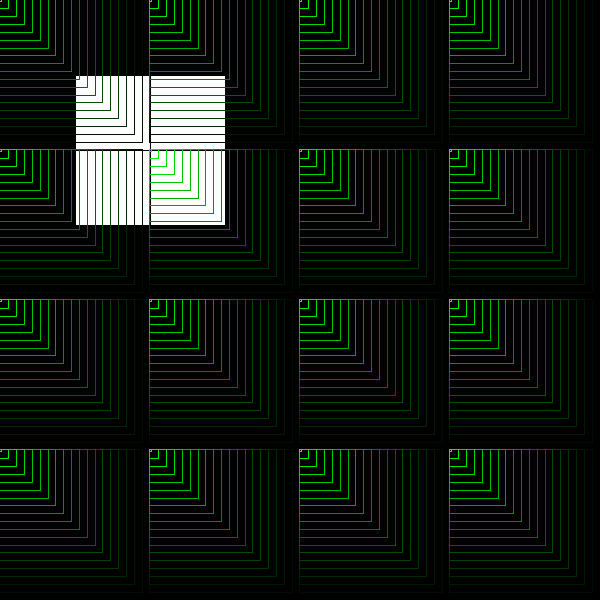
Frame 1 (no input)
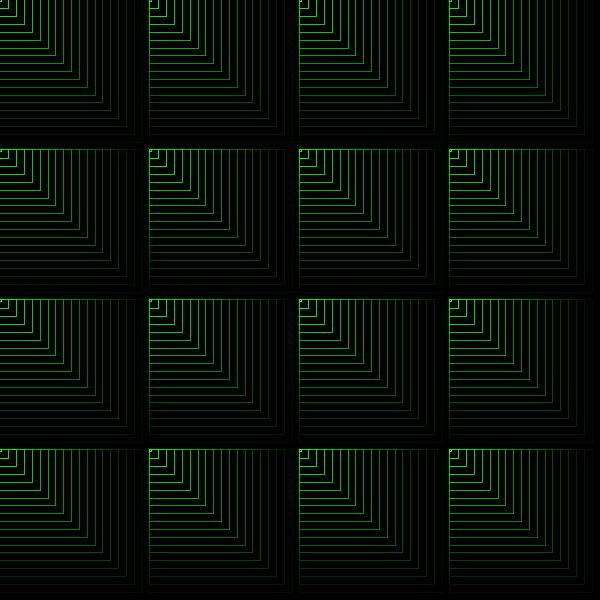
Frame 60 (the mouse pressed at the canvas centre just before this capture)
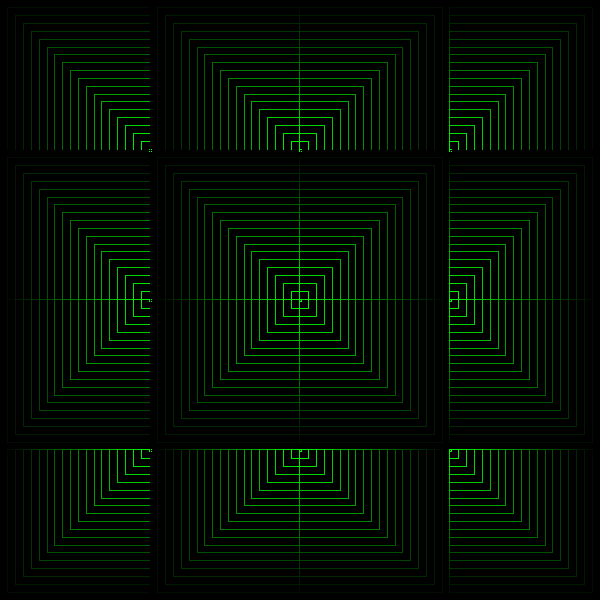
Frame 120 (the mouse held since frame 60 and released just before this capture)

The Processing sketch that drew these frames (run headless with seeded random() and noise(); from frame 60 on, the mouse is pressed at the canvas centre):

// Processing sketch: cuadradosEnSerieConMouse
// ── cuadradosEnSerieConMouse.pde
int cant = 4;
int tam;
void setup() {
  size(600, 600);
  tam = width/cant;
}
void draw() {
  background(0);
  for (int i=0; i<cant; i++) {
    for (int j=0; j<cant; j++) {
      rect(i*tam+tam/2, j*tam+tam/2, tam, tam);
      int cantCuad = 20;
      for (int c=0; c<cantCuad; c++) {
        float ancho = map(c, 0, cantCuad-1, tam, 2);
        // funcion constrain() // limita valores
        float posx = map(c, 0, cantCuad-1, i*tam+tam/2, constrain(mouseX, i*tam, i*tam+tam  ) );
        float posy = map(c, 0, cantCuad-1, j*tam+tam/2, constrain(mouseY, j*tam, j*tam+tam  ) );
        float verde = map(c, 0, cantCuad-1, 0, 255);
        stroke(0, verde, 0);
        strokeWeight(1);
        noFill();
        rectMode(CENTER);
        rect(posx, posy, ancho, ancho);
      }
    }
  }
}
